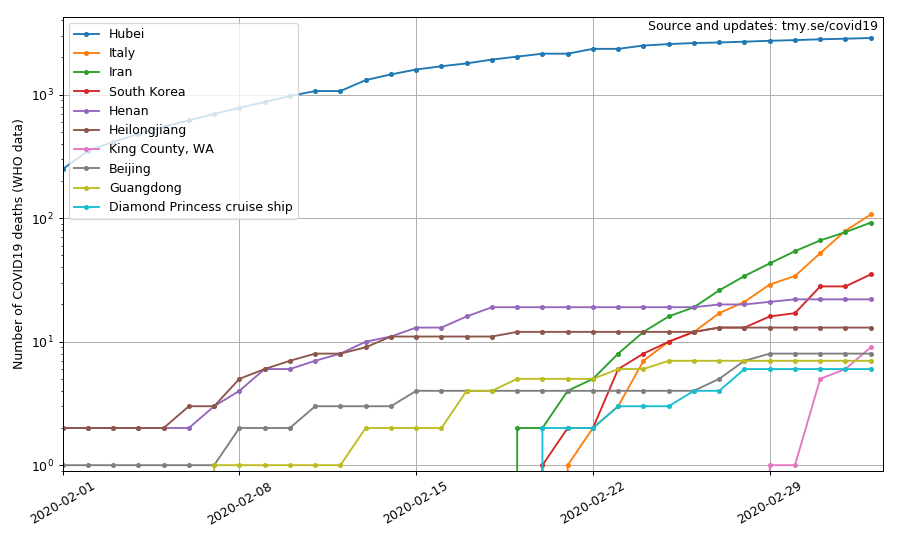

Here is the Python script that generated this plot:
#!/usr/bin/env python3
import os, sys
import pandas as pd
import numpy as np
from matplotlib import pyplot as plt
from datetime import datetime, timedelta
day = timedelta(1)

REPO = '/home/tom/COVID-19/csse_covid_19_data/csse_covid_19_time_series'
DEATHS = os.path.join(REPO,'time_series_19-covid-Deaths.csv')

Nmost = 10
Ndays = 10
Nhead = 4 # rows to skip at top

data = pd.read_csv(DEATHS)
ts = data.columns[Nhead:]
ts = [str(t).split('/') for t in ts]
dates = [datetime(int(t[2])+2000,int(t[0]),int(t[1])) for t in ts]

data.rename(columns={'Province/State':'state', 'Country/Region':'country'},inplace=True)
data.sort_values(data.columns[-1],ascending=False,inplace=True)

fig, ax = plt.subplots(figsize=(10,6))
plt.xticks(rotation=30)
plt.yscale('log')

for index, row in data.iloc[:Nmost].iterrows():
    cname = row.T[0] if type(row.T[0])==str else row.T[1]
    ax.plot(dates,row.T[Nhead:],'.-', label=cname)

axi = list(plt.axis())
axi[0] = dates[Ndays].toordinal()
axi[1] = dates[-1].toordinal()+0.5
axi[2] = 0.9
plt.axis(axi)

ax.set_ylabel('Number of COVID19 deaths (WHO data)')
ax.legend(loc='upper left')
ax.grid()
fig.tight_layout()
fig.text(0.72,0.945,'Source and updates: tmy.se/covid19')
fig.savefig('./plot_covid_most.png',dpi=90)
